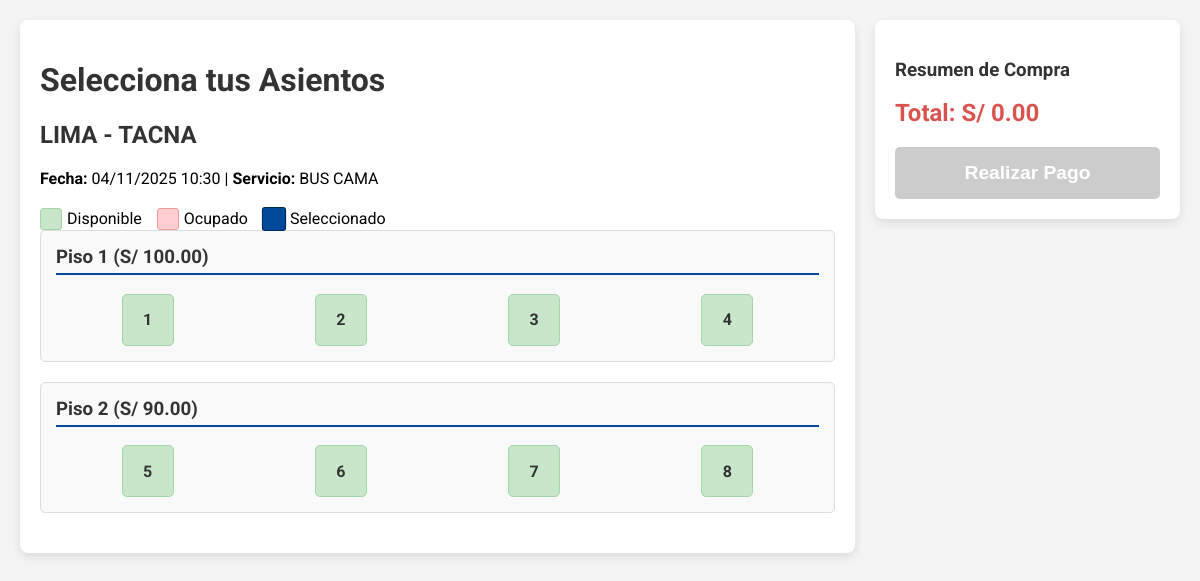
The page /compra/seleccionar_asientos.php?viaje=1 (signed in) on the database its author committed.
### tables this page shows
CREATE TABLE viajes (
    id_viaje INT PRIMARY KEY AUTO_INCREMENT,
    id_ruta INT,
    id_bus INT,
    id_conductor INT,
    id_copiloto INT,
    fecha_salida DATETIME,
    fecha_llegada DATETIME,
    estado ENUM('programado', 'en_curso', 'finalizado', 'cancelado') DEFAULT 'programado',
    FOREIGN KEY (id_ruta) REFERENCES rutas(id_ruta),
    FOREIGN KEY (id_bus) REFERENCES buses(id_bus),
    FOREIGN KEY (id_conductor) REFERENCES trabajadores(id_trabajador),
    FOREIGN KEY (id_copiloto) REFERENCES trabajadores(id_trabajador)
);

CREATE TABLE rutas (
    id_ruta INT PRIMARY KEY AUTO_INCREMENT,
    origen VARCHAR(100) NOT NULL,
    destino VARCHAR(100) NOT NULL,
    distancia DECIMAL(10,2),
    duracion_estimada TIME,
    precio_base DECIMAL(10,2)
);

CREATE TABLE buses (
    id_bus INT PRIMARY KEY AUTO_INCREMENT,
    placa VARCHAR(10) NOT NULL UNIQUE,
    modelo VARCHAR(100),
    tipo_servicio ENUM('BUS CAMA', 'DOR VIP 160', 'ECONOCAMA', 'PLATINUM') NOT NULL,
    capacidad_piso1 INT NOT NULL,
    capacidad_piso2 INT,
    año_fabricacion INT,
    estado ENUM('activo', 'mantenimiento', 'fuera_servicio') DEFAULT 'activo'
);

CREATE TABLE asientos (
    id_asiento INT PRIMARY KEY AUTO_INCREMENT,
    id_bus INT,
    numero_asiento INT NOT NULL,
    piso INT NOT NULL DEFAULT 1,
    precio DECIMAL(10,2) NOT NULL,
    ubicacion VARCHAR(50),
    estado BOOLEAN DEFAULT TRUE,
    FOREIGN KEY (id_bus) REFERENCES buses(id_bus)
);

### compra/seleccionar_asientos.php (the view, shortened to what this page needs)
<?php
include '../config/db.php';
$id_viaje = (int)$_GET['viaje'];
$viaje_sql = "
    SELECT v.id_viaje, v.fecha_salida, v.id_bus,
           r.origen, r.destino,
           b.modelo, b.tipo_servicio, b.capacidad_piso1, b.capacidad_piso2
    FROM viajes v
    JOIN rutas r ON v.id_ruta = r.id_ruta
    JOIN buses b ON v.id_bus = b.id_bus
    WHERE v.id_viaje = $id_viaje
";
$viaje_result = $conn->query($viaje_sql);
$viaje = $viaje_result->fetch_assoc();
$id_bus = $viaje['id_bus'];
$asientos_sql = "SELECT id_asiento, numero_asiento, piso, precio, estado FROM asientos WHERE id_bus = $id_bus ORDER BY piso, numero_asiento";
$asientos_result = $conn->query($asientos_sql);
$asientos_piso1 = [];
$asientos_piso2 = [];
while ($asiento = $asientos_result->fetch_assoc()) {
    if ($asiento['piso'] == 1) {
        $asientos_piso1[] = $asiento;
    } else {
        $asientos_piso2[] = $asiento;
    }
}
$asientos_reservados = [];
?>
<!DOCTYPE html>
<html lang="es">
<head>
</head>
<body>
    <div class="container">
        <div class="bus-container">
            <h1>Selecciona tus Asientos</h1>
            <h2><?php echo $viaje['origen'] . " - " . $viaje['destino']; ?></h2>
            <p><strong>Fecha:</strong> <?php echo date('d/m/Y H:i', strtotime($viaje['fecha_salida'])); ?> | <strong>Servicio:</strong> <?php echo $viaje['tipo_servicio']; ?></p>
            <div class="leyenda">
                <div class="leyenda-item"><div class="asiento" style="width:20px; height:20px;"></div> Disponible</div>
                <div class="leyenda-item"><div class="asiento ocupado" style="width:20px; height:20px;"></div> Ocupado</div>
                <div class="leyenda-item"><div class="asiento seleccionado" style="width:20px; height:20px;"></div> Seleccionado</div>
            </div>
            <?php if ($viaje['capacidad_piso1'] > 0): ?>
            <div class="bus-piso">
                <h3>Piso 1 (<?php echo "S/ " . number_format($asientos_piso1[0]['precio'], 2); ?>)</h3>
                <div class="asientos-grid">
                    <?php
                    foreach ($asientos_piso1 as $asiento) {
                        $id_asiento = $asiento['id_asiento'];
                        $numero = $asiento['numero_asiento'];
                        $precio = $asiento['precio'];
                        $esOcupado = in_array($id_asiento, $asientos_reservados);
                        $clase = $esOcupado ? 'ocupado' : '';
                        $data_attrs = $esOcupado ? '' : "data-id='$id_asiento' data-numero='$numero' data-precio='$precio'";
                        echo "<div class='asiento $clase' $data_attrs>$numero</div>";
                    }
                    ?>
                </div>
            </div>
            <?php endif; ?>
            <?php if ($viaje['capacidad_piso2'] > 0): ?>
            <div class="bus-piso">
                <h3>Piso 2 (<?php echo "S/ " . number_format($asientos_piso2[0]['precio'], 2); ?>)</h3>
                <div class="asientos-grid">
                    <?php
                    foreach ($asientos_piso2 as $asiento) {
                        $id_asiento = $asiento['id_asiento'];
                        $numero = $asiento['numero_asiento'];
                        $precio = $asiento['precio'];
                        $esOcupado = in_array($id_asiento, $asientos_reservados);
                        $clase = $esOcupado ? 'ocupado' : '';
                        $data_attrs = $esOcupado ? '' : "data-id='$id_asiento' data-numero='$numero' data-precio='$precio'";
                        echo "<div class='asiento $clase' $data_attrs>$numero</div>";
                    }
                    ?>
                </div>
            </div>
            <?php endif; ?>
        </div>
        <div class="resumen-container">
            <h3>Resumen de Compra</h3>
            <form id="form-pago" action="pago.php" method="POST">
                <div id="resumen-total">
                    Total: S/ 0.00
                </div>
                <button type="submit" id="btn-pagar" class="btn-pagar" disabled>Realizar Pago</button>
            </form>
        </div>
    </div>
</body>
</html>

### compra/seleccionar_asientos.php (style rules this page uses)
body { font-family: 'Roboto', sans-serif; background-color: #f4f4f4; margin: 0; padding: 20px; }
.container { display: flex; max-width: 1200px; margin: 0 auto; gap: 20px; flex-wrap: wrap; }
.bus-container { flex: 3; background: #fff; padding: 20px; border-radius: 8px; box-shadow: 0 4px 10px rgba(0,0,0,0.1); }
.resumen-container { flex: 1; background: #fff; padding: 20px; border-radius: 8px; box-shadow: 0 4px 10px rgba(0,0,0,0.1); position: sticky; top: 20px; align-self: flex-start; }
h1, h2, h3 { color: #333; }
.bus-piso { background-color: #f9f9f9; border: 1px solid #ddd; border-radius: 5px; padding: 15px; margin-bottom: 20px; }
.bus-piso h3 { border-bottom: 2px solid #004a99; padding-bottom: 5px; margin-top: 0; }
.asientos-grid { display: grid; grid-template-columns: repeat(4, 1fr); gap: 10px; justify-items: center; }
.asiento { width: 50px; height: 50px; border-radius: 5px; display: flex; align-items: center; justify-content: center; font-weight: bold; color: #333; background-color: #c8e6c9; border: 1px solid #a5d6a7; cursor: pointer; transition: background-color 0.3s, transform 0.2s; }
.asiento.ocupado { background-color: #ffcdd2; border-color: #ef9a9a; cursor: not-allowed; color: #c62828; }
.asiento.seleccionado { background-color: #004a99; border-color: #002a5c; color: white; transform: scale(1.1); }
.leyenda { display: flex; gap: 15px; margin-top: 20px; flex-wrap: wrap; }
.leyenda-item { display: flex; align-items: center; gap: 5px; }
.leyenda-item div { width: 20px; height: 20px; border-radius: 3px; }
#resumen-total { font-size: 1.5em; font-weight: bold; color: #d9534f; margin-top: 10px; }
.btn-pagar { display: block; width: 100%; padding: 15px; background-color: #d9534f; color: white; border: none; border-radius: 5px; font-size: 1.2em; font-weight: bold; cursor: pointer; text-align: center; margin-top: 20px; }
.btn-pagar:disabled { background-color: #ccc; cursor: not-allowed; }

### rows shown on the page
viajes: id_ruta.origen "LIMA", id_ruta.destino "TACNA", fecha_salida "04/11/2025 10:30", id_bus.tipo_servicio "BUS CAMA"
asientos: precio "100.00", numero_asiento "1"
asientos: numero_asiento "2"
asientos: numero_asiento "3"
asientos: numero_asiento "4"
asientos: precio "90.00", numero_asiento "5"
asientos: numero_asiento "6"
asientos: numero_asiento "7"
asientos: numero_asiento "8"
